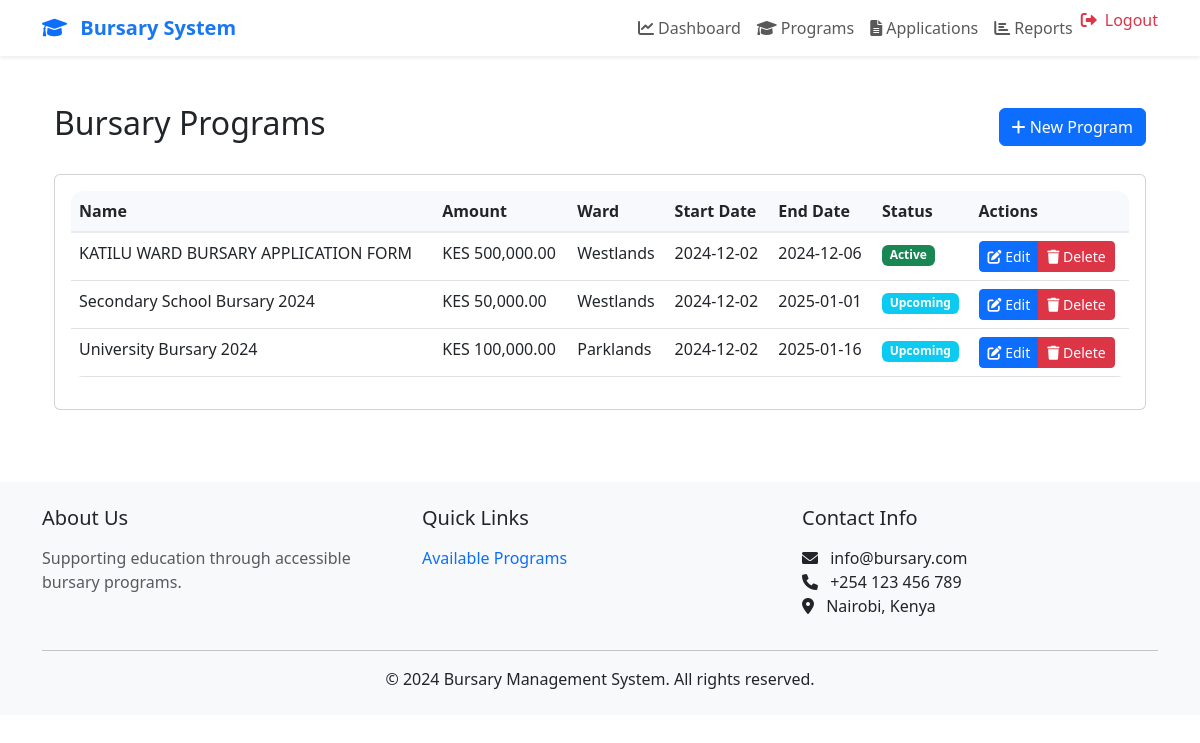
The page /admin/programs (signed in) on the database its author committed.
### app/models.py (models this page shows)
class BursaryProgram(db.Model):
    id = db.Column(db.Integer, primary_key=True)
    name = db.Column(db.String(200), nullable=False)
    description = db.Column(db.Text)
    amount = db.Column(db.Float, nullable=False)
    start_date = db.Column(db.DateTime, nullable=False)
    end_date = db.Column(db.DateTime, nullable=False)
    requirements = db.Column(db.Text)
    ward_id = db.Column(db.Integer, db.ForeignKey('ward.id'))
    status = db.Column(db.String(20), default='ACTIVE')
    created_at = db.Column(db.DateTime, default=datetime.utcnow)
    updated_at = db.Column(db.DateTime, default=datetime.utcnow, onupdate=datetime.utcnow)
    applications = db.relationship('Application', backref='program', lazy='dynamic')

class Ward(db.Model):
    id = db.Column(db.Integer, primary_key=True)
    name = db.Column(db.String(100), unique=True, nullable=False)
    description = db.Column(db.String(500))
    total_budget = db.Column(db.Float, nullable=False)
    created_at = db.Column(db.DateTime, default=datetime.utcnow)
    updated_at = db.Column(db.DateTime, default=datetime.utcnow, onupdate=datetime.utcnow)
    programs = db.relationship('BursaryProgram', backref='ward', lazy='dynamic')
    profiles = db.relationship('Profile', backref='ward', lazy='dynamic')
    applications = db.relationship('Application', backref='ward', lazy='dynamic')

### app/admin/routes.py (the view)
@bp.route('/programs')
@login_required
@admin_required
def programs():
    programs = BursaryProgram.query.order_by(BursaryProgram.created_at.desc()).all()
    return render_template('admin/programs.html', programs=programs, now=datetime.now)

### app/models.py (called while the page is built)
@login_manager.user_loader
def load_user(id):
    return User.query.get(int(id))

### app/templates/admin/programs.html (shortened to what this page needs)
{% extends "admin/base.html" %}
{% block content %}
<div class="container-fluid py-4">
    <div class="d-flex justify-content-between align-items-center mb-4">
        <h2>Bursary Programs</h2>
        <a href="{{ url_for('admin.new_program') }}" class="btn btn-primary">
            <i class="fas fa-plus"></i> New Program
        </a>
    </div>
    <div class="card">
        <div class="card-body">
            <div class="table-responsive">
                <table class="table table-hover">
                    <thead>
                        <tr>
                            <th>Name</th>
                            <th>Amount</th>
                            <th>Ward</th>
                            <th>Start Date</th>
                            <th>End Date</th>
                            <th>Status</th>
                            <th>Actions</th>
                        </tr>
                    </thead>
                    <tbody>
                        {% for program in programs %}
                        <tr>
                            <td>{{ program.name }}</td>
                            <td>KES {{ "{:,.2f}".format(program.amount) }}</td>
                            <td>{{ program.ward.name }}</td>
                            <td>{{ program.start_date.strftime('%Y-%m-%d') }}</td>
                            <td>{{ program.end_date.strftime('%Y-%m-%d') }}</td>
                            <td>
                                {% set now = now() %}
                                {% if now < program.start_date %}
                                    <span class="badge bg-info">Upcoming</span>
                                {% elif now > program.end_date %}
                                    <span class="badge bg-secondary">Ended</span>
                                {% else %}
                                    <span class="badge bg-success">Active</span>
                                {% endif %}
                            </td>
                            <td>
                                <div class="btn-group" role="group">
                                    <a href="{{ url_for('admin.edit_program', program_id=program.id) }}"
                                       class="btn btn-sm btn-primary">
                                        <i class="fas fa-edit"></i> Edit
                                    </a>
                                    <button type="button"
                                            class="btn btn-sm btn-danger"
                                            data-bs-toggle="modal"
                                            data-bs-target="#deleteModal{{ program.id }}">
                                        <i class="fas fa-trash"></i> Delete
                                    </button>
                                </div>
                            </td>
                        </tr>
                        {% endfor %}
                    </tbody>
                </table>
            </div>
        </div>
    </div>
</div>
{% endblock %}

### app/static/styles/meta-design.css (style rules this page uses)
:root { --meta-primary: #1877F2; --meta-secondary: #1C2B33; --meta-background: #F8F9FA; --meta-surface: #FFFFFF; --meta-error: #E41E3F; --meta-success: #28A745; --meta-warning: #FFC107; --meta-info: #17A2B8; --meta-text-primary: #2C3E50; --meta-text-secondary: #6C757D; --meta-text-muted: #95A5A6; --meta-border: #E9ECEF; --meta-hover: #F7F9FC; --shadow-sm: 0 2px 4px rgba(0, 0, 0, 0.02); --shadow-md: 0 4px 6px rgba(0, 0, 0, 0.04); --shadow-lg: 0 10px 15px rgba(0, 0, 0, 0.05); --border-radius-sm: 8px; --border-radius-md: 12px; --border-radius-lg: 16px; --meta-font-family: -apple-system, BlinkMacSystemFont, "Segoe UI", Roboto, "Helvetica Neue", Arial, sans-serif; --spacing-xs: 4px; --spacing-sm: 8px; --spacing-md: 16px; --spacing-lg: 24px; --spacing-xl: 32px; --spacing-xxl: 48px; }
body { font-family: var(--meta-font-family); background-color: var(--meta-background); color: var(--meta-text-primary); line-height: 1.6; -webkit-font-smoothing: antialiased; -moz-osx-font-smoothing: grayscale; }
.btn { font-weight: 500; padding: 0.5rem 1.25rem; border-radius: var(--border-radius-sm); transition: all 0.2s ease; }
.btn-primary { background: var(--meta-primary); border: none; }
.table { border-radius: var(--border-radius-md); overflow: hidden; }
.table thead th { background: var(--meta-hover); border-bottom: 2px solid var(--meta-border); font-weight: 600; }
.badge { font-weight: 500; padding: 0.5em 1em; border-radius: var(--border-radius-sm); }

### rows shown on the page
BursaryProgram: name "KATILU WARD BURSARY APPLICATION FORM", amount "500,000.00", ward.name "Westlands", start_date "2024-12-02", end_date "2024-12-06", shows "Active"
BursaryProgram: name "Secondary School Bursary 2024", amount "50,000.00", ward.name "Westlands", start_date "2024-12-02", end_date "2025-01-01", shows "Upcoming"
BursaryProgram: name "University Bursary 2024", amount "100,000.00", ward.name "Parklands", start_date "2024-12-02", end_date "2025-01-16", shows "Upcoming"
